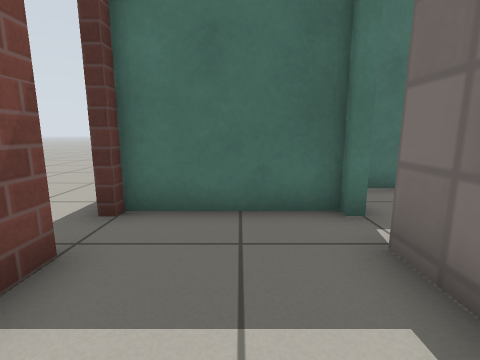
View 1 (above)

17 first-person views from a walk through a Gazebo world. The camera is 0.66 m above the floor, tilts 10° down and sees 85° across. The floor is counted in squares, 0.5 m on a side. Each view is taken from the middle of a square. On the plan, view 1 faces up. The plan holds only what a view shows up to about 13 squares ahead; the rest is blank. Gazebo's built-in surfaces are drawn with simple patterns.

View 2
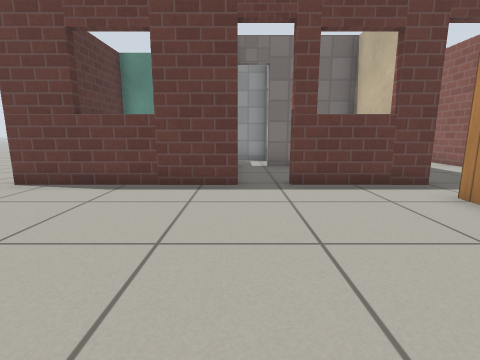

View 3
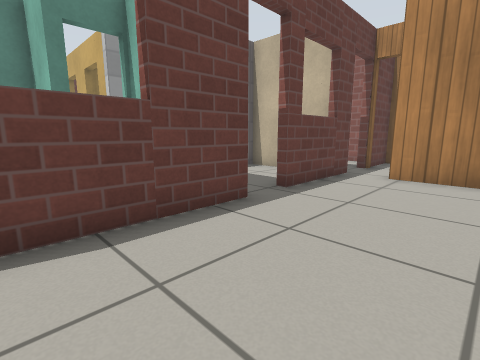

View 4
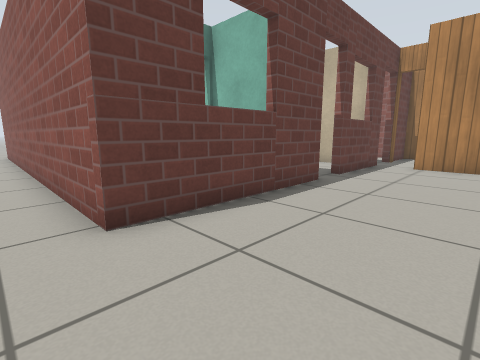

View 5
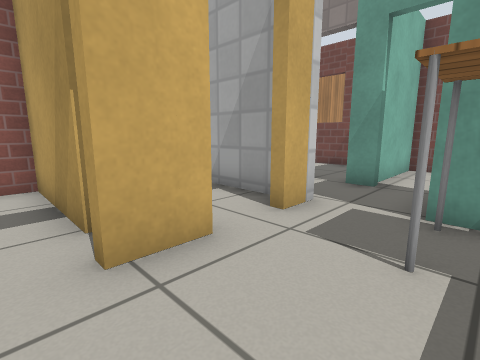

View 6
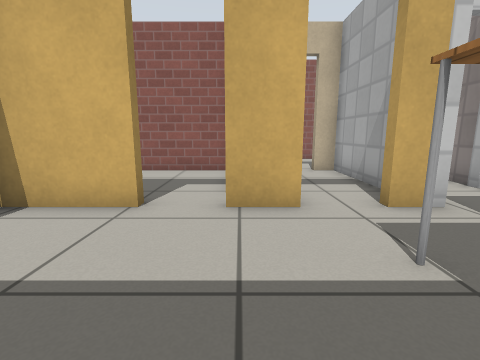

View 7
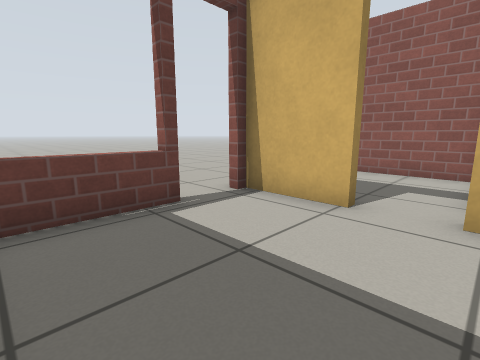

View 8
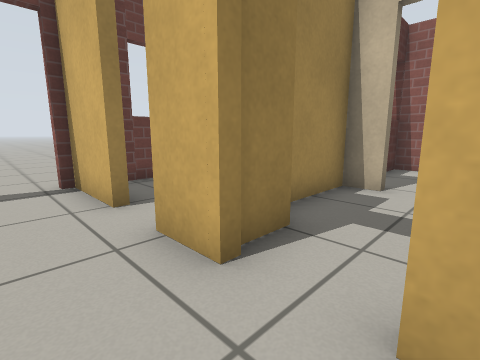

View 9
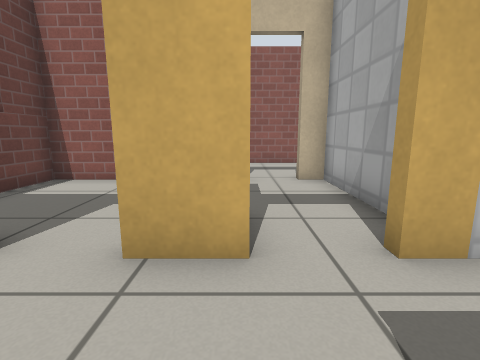

View 10
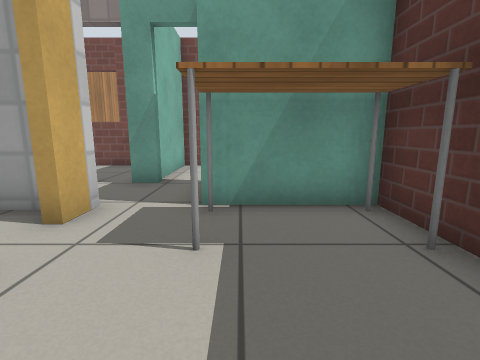

View 11
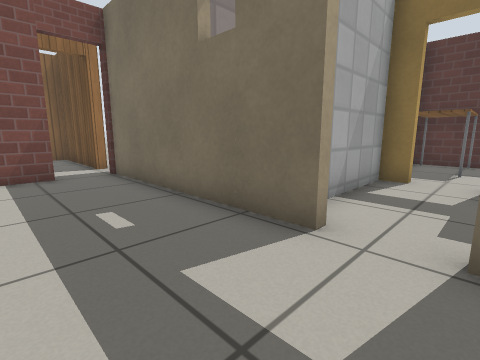

View 12
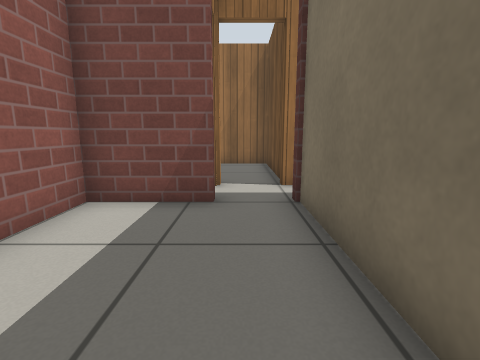

View 13
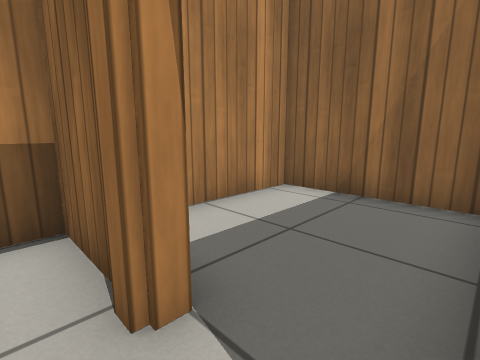

View 14
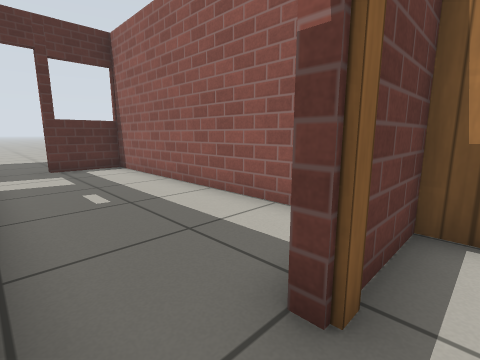

View 15
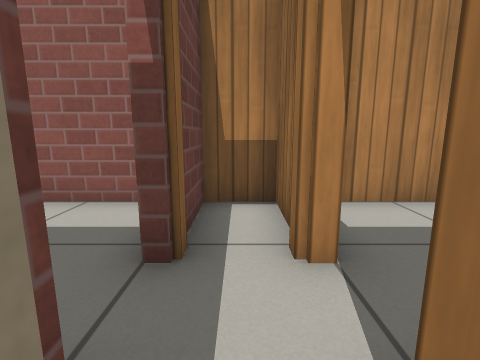

View 16
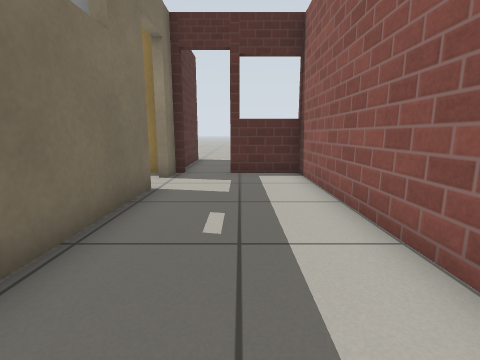

View 17
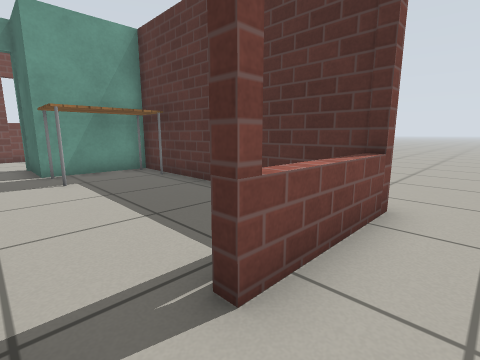

### Floor plan
Points are (right, up) in squares from view 1. A wall is a line through its corners. A room is listed if a view was taken in it or the views show most of it. See-through windows are left out.
Room 1 (view 1)
walls: (-2, 2.7) (-2, 0.9); (1.8, 4.4) (-2, 4.4); (-1.9, -0.5) (1.7, -0.5) (1.7, 2.9)
ways out: open door at (-2, 3.5) to room 2; open door at (2.3, 3.8) to room 3
Room 2 (views 2, 3, 4, 13, 14, 15)
walls: (-2.3, 4.1) (-2.3, 9.9) (11.9, 9.9); (-5.7, -0.5) (-3.7, -0.5) (-3.7, -0.8); (-2.3, -0.8) (-2.3, 2.7)
ways out: open door at (-2, 3.5) to room 1; open door at (-2, -1.5) to room 4; open door at (-4, -1.5) to room 6; open door at (-3, -3) to room 9; opening at (12, 11)
Room 3 (views 5, 6, 7, 8, 9, 10)
walls: (8.3, 9.6) (4.2, 9.6) (4.2, 6.3) (1.7, 6.3); (6.9, 4.4) (8.4, 4.4); (9.9, 4.4) (12.5, 4.4); (12.4, 6.2) (12.4, 9); (12.8, 9.6) (10.1, 9.6); (4.3, 2.7) (4.3, 4.4) (5.3, 4.4); (2, 4.7) (2, 4.1)
ways out: open door at (2.3, 3.8) to room 1; open door at (12.5, 5.5) to room 5; open door at (9, 4) to room 7; open door at (6.5, 4) to room 8
objects: table (5, 7) to (6, 9)
Room 4 (views 11, 12, 16)
walls: (5.4, -0.8) (-2.3, -0.8); (-2, -2.5) (-2, -5) (8.1, -5); (7.8, -5.1) (7.8, -2.6); (8.1, -0.8) (6.9, -0.8)
ways out: open door at (-2, -1.5) to room 2; open door at (7.2, -1.2) to room 8
Room 5 (view 17)
walls: (12.2, -0.8) (9.2, -0.8)
ways out: open door at (12.5, 5.5) to room 3; opening at (14, 6)
Room 6 (no view inside)
walls: (-3.7, -0.8) (-8.7, -0.8) (-8.7, -5) (-5, -5)
ways out: open door at (-4, -1.5) to room 2
Room 7 (no view inside)
walls: (8.1, 3.2) (8.1, -0.8); (8, -0.5) (12.4, -0.5) (12.4, 3.1)
ways out: open door at (9, 4) to room 3
Room 8 (no view inside)
walls: (6.9, -0.5) (7.8, -0.5) (7.8, 1.9); (7.1, 2.9) (7.1, 4); (5.3, 4.1) (4.6, 4.1) (4.6, -0.5) (5.4, -0.5)
ways out: open door at (6.5, 4) to room 3; open door at (7.2, -1.2) to room 4
Room 9 (no view inside)
walls: (-3.7, -2.5) (-3.7, -5) (-2.3, -5) (-2.3, -2.5)
ways out: open door at (-3, -3) to room 2

Where each view was taken, in squares from view 1:
view 1: 0 up, 0 right, facing up
view 2: 4 up, 9 left, facing right
view 3: 8 up, 6 left, facing down-right
view 4: 11 up, 6 left, facing down-right
view 5: 7 up, 9 right, facing down-left
view 6: 9 up, 8 right, facing down
view 7: 9 up, 8 right, facing down-right
view 8: 6 up, 5 right, facing down-right
view 9: 7 up, 7 right, facing down
view 10: 7 up, 9 right, facing left
view 11: 4 down, 7 right, facing up-left
view 12: 2 down, 3 right, facing left
view 13: 1 down, 3 left, facing down-left
view 14: 1 down, 3 left, facing down-right
view 15: 0 up, 3 left, facing down
view 16: 3 down, 1 left, facing right
view 17: 5 up, 14 right, facing up-left
